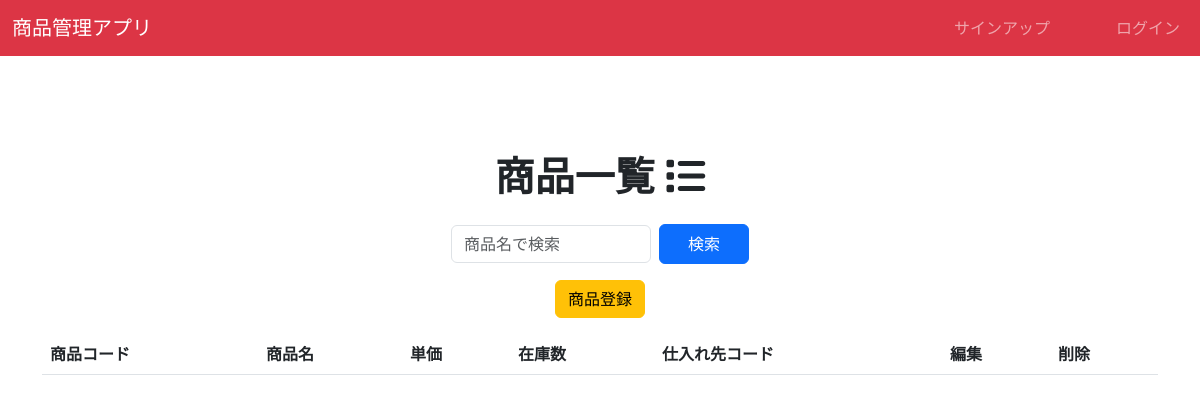
The page /list/ on the database as committed earlier.
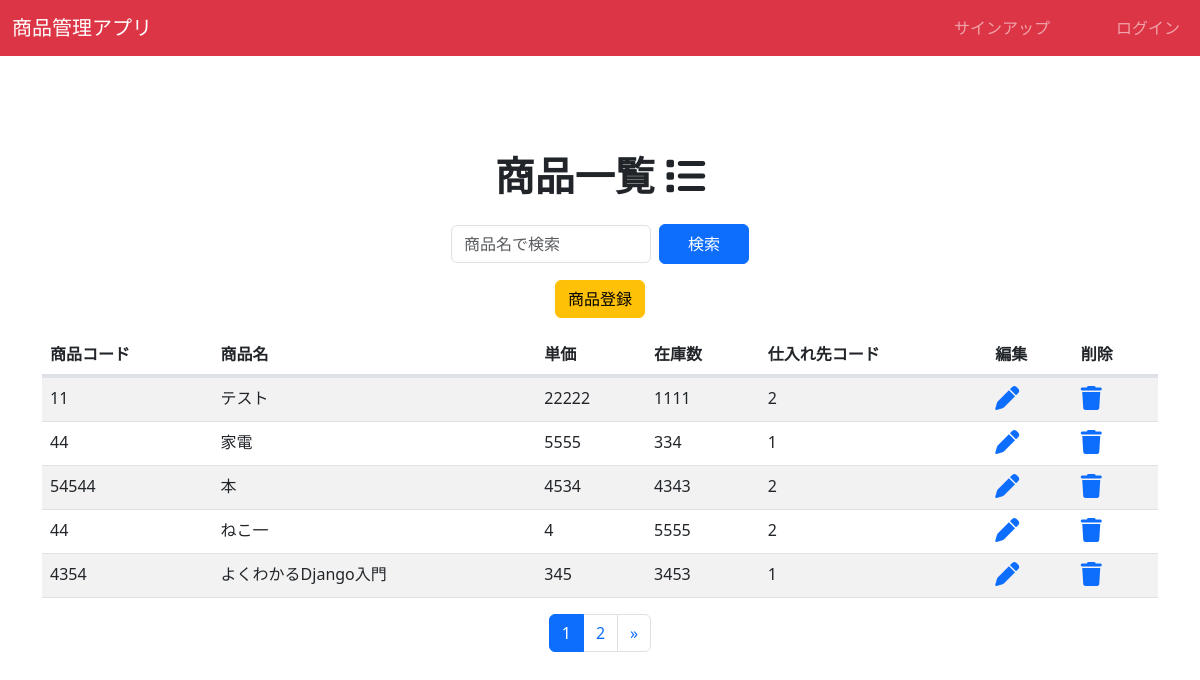
The same page on the database as committed later.
### crud/models.py (models this page shows, shortened)
class Product(models.Model):
    purchase_code_choices = [
        ('','選択してください'),
        ('1', 'T1111'),
        ('2', 'T08754395'),
        ('3', 'T768594444'),
    ]
    code = models.PositiveBigIntegerField(verbose_name='商品コード')
    name = models.CharField(verbose_name='商品名', max_length=100)
    price = models.PositiveBigIntegerField(verbose_name='単価')
    stock = models.PositiveBigIntegerField(verbose_name='在庫数')
    purchase_code = models.CharField(verbose_name='仕入れ先コード', choices=purchase_code_choices, max_length=100)

### crud/views.py (the view)
# urls.py: path('list/',views.ProductListView.as_view(), name='list'),
class ProductListView(generic.ListView):
    model = Product
    template_name = 'product_list.html'
    paginate_by = 5
    def get_queryset(self):
        query = self.request.GET.get('query')
        if query:  #検索ワードがgetされたら一致するものだけをproduct_listとして表示
            product_list = Product.objects.filter(
                name__icontains=query)    #__icontainsは小文字大文字の区別がない。部分一致で可。
        else:  #何も検索されていなければ通常通り全てのリストを表示
            product_list = Product.objects.all()
        return product_list

### crud/templates/product_list.html (shortened to what this page needs)
{% extends 'base.html' %}
{% load static %}
{% block content %}
    <div class="my-div-style">
        <h1 class="text-center fw-bold">商品一覧 <i class="fa-solid fa-list"></i></h1>
        <div class="text-center">
            <form method="get" class="d-inline-flex align-items-center">
                <input name="query" value="{{ request.GET.query }}" type="text" placeholder="商品名で検索" class="form-control w-100 mt-3 mr-2" style="max-width: 200px;" />
                <button type="submit" class="btn btn-primary ms-2 mt-3" style="width: 90px; height: 40px;">検索</button>
            </form>
        </div>
        <div class="d-flex justify-content-center mt-3">
            <button  onclick="location.href='{% url 'crud:new' %}'" type="button" class="btn btn-warning">商品登録</button>
        </div>
        <table class="table table-striped table-hover mt-3 table-responsive">
            <thead>
                <tr>
                    <th>商品コード</th>
                    <th>商品名</th>
                    <th>単価</th>
                    <th>在庫数</th>
                    <th>仕入れ先コード</th>
                    <th>編集</th>
                    <th>削除</th>
                </tr>
            </thead>
            <tbody class="table-group-divider">
            {% for product in object_list %}
            <tr>
                <td>{{ product.code }}</td>
                <td>{{ product.name }}</td>
                <td>{{ product.price }}</td>
                <td>{{ product.stock }}</td>
                <td>{{ product.purchase_code }}</td>
                <td>
                    <a href="{% url 'crud:update' pk=product.pk %}"><i class="fa-solid fa-pen" style="font-size: 1.5em;"></i></a>
                </td>
                <td>
                    <a href="{% url 'crud:delete' pk=product.pk %}"><i class="fa-solid fa-trash" style="font-size: 1.5em;"></i></a>
                </td>
            </tr>
        {% endfor %}
            </tbody>
    </table>
    </div>
    {% if is_paginated %}
    <ul class="pagination justify-content-center">
        {% for page_num in page_obj.paginator.page_range %}
        {% if page_obj.number == page_num %}
        <li class="page-item active"><a class="page-link" href="#">{{ page_num }}</a></li>
        {% else %}
        <li class="page-item"><a class="page-link" href="?page={{ page_num }}">{{ page_num }}</a></li>
        {% endif %}
        {% endfor %}
        {% if page_obj.has_next %}
        <li class="page-item">
            <a class="page-link" href="?page={{ page_obj.next_page_number }}">
                <span aria-hidden="true">&raquo;</span>
            </a>
        </li>
        {% endif %}
    </ul>
    {% endif %}
{% endblock %}

### crud/templates/base.html (shortened to what this page needs)
{% load static %}
<!DOCTYPE html>
<html lang="ja">
    <head>
        <link href="https://cdn.jsdelivr.net/npm/bootstrap@5.3.0-alpha3/dist/css/bootstrap.min.css" rel="stylesheet">
        <script src="https://kit.fontawesome.com/ea719f5ca8.js"></script>        <link rel="stylesheet" type="text/css" href="{% static 'css/my.css' %}">
    </head>
    <body>
        <nav class="navbar navbar-expand-lg navbar-dark bg-danger">
            <div class="container-fluid">
                <a class="navbar-brand" href="{% url 'crud:list' %}">商品管理アプリ</a>
                <div class="collapse navbar-collapse" id="navbarNav">
                    <ul class="navbar-nav ms-auto">
                      {% if user.is_authenticated %}
                        <li class="nav-item">
                          <a class="nav-link {% block active_logout %}{% endblock %}" href="{% url 'account_logout'%}">ログアウト</a>
                        </li>
                      {% else %}
                        <li class="nav-item">
                            <a class="nav-link {% block active_signup %}{% endblock %}" href="{% url 'account_signup'%}">サインアップ</a>
                        </li>
                        <li class="nav-item">
                            <a class="nav-link {% block active_login %}{% endblock %}" href="{% url 'account_login'%}">ログイン</a>
                        </li>
                      {% endif %}
                    </ul>
                </div>
            </div>
        </nav>
        <div class="container">
            {% block content %}{% endblock %}
        </div>
    </body>
</html>

### static/css/my.css (style rules this page uses)
.my-div-style { margin-top: 6rem; }
.table tbody { border-top: 4px solid #dee2e6; }
.navbar-nav .nav-item { margin-left: 50px; }

Rows that differ between the two databases and show on the page:
added Product: code "11", name "テスト", price "22222", stock "1111", purchase_code "2"
added Product: code "44", name "家電", price "5555", stock "334", purchase_code "1"
added Product: code "54544", name "本", price "4534", stock "4343", purchase_code "2"
added Product: code "44", name "ねこ一", price "4", stock "5555", purchase_code "2"
added Product: code "4354", name "よくわかるDjango入門", price "345", stock "3453", purchase_code "1"
Other text that changed with them:
new list line: "1"
new list line: "2"
